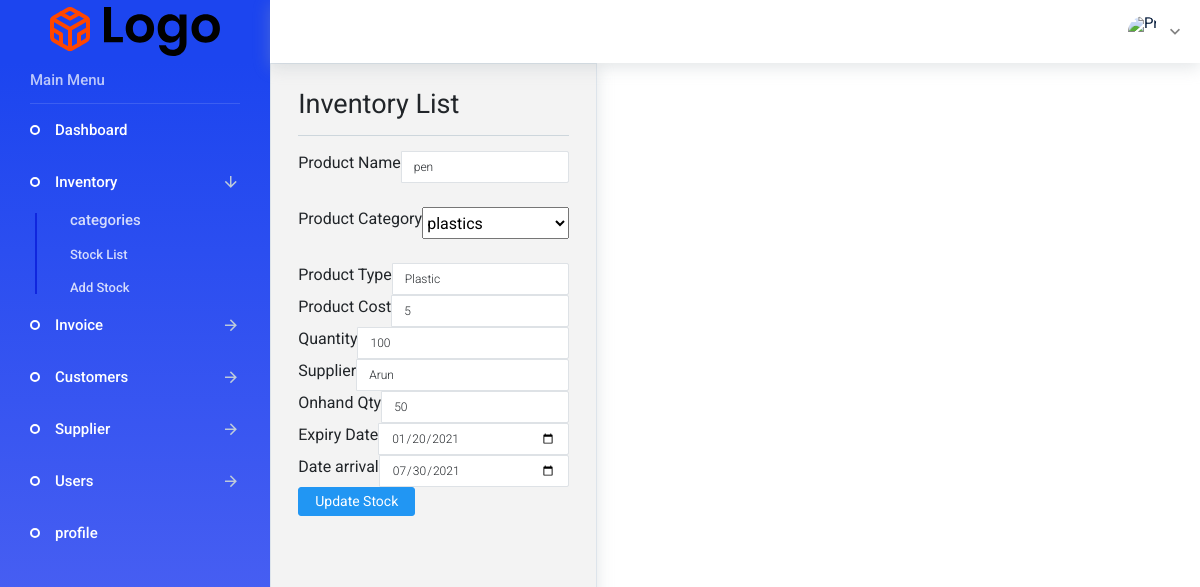
The page /admin/inventory.php?source=edit_stock&edit_stock=1 on the database as committed earlier.
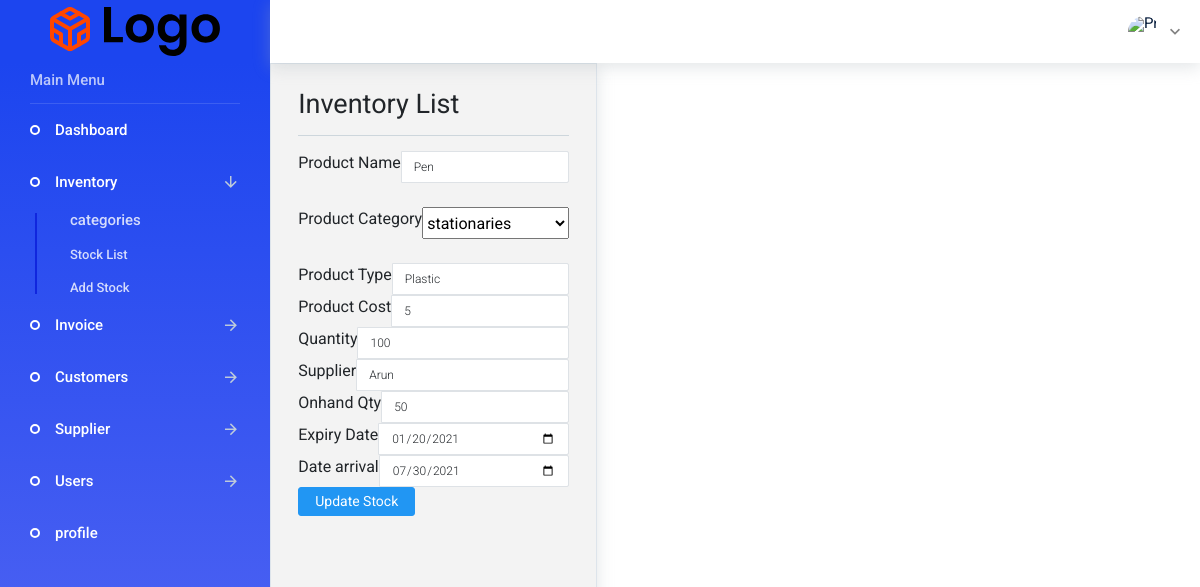
The same page on the database as committed later.
### tables this page shows
CREATE TABLE `stock` (
  `stock_id` int(11) NOT NULL,
  `barcode_no` text NOT NULL,
  `product_name` varchar(33) NOT NULL,
  `product_category` varchar(33) NOT NULL,
  `product_type` varchar(33) NOT NULL,
  `product_cost` varchar(30) NOT NULL,
  `quantity` int(33) NOT NULL,
  `supplier` varchar(33) NOT NULL,
  `onhand_qty` int(33) NOT NULL,
  `expiry_date` date NOT NULL,
  `date_arrival` date NOT NULL
);

### admin/includes/edit_stock.php (the view, shortened to what this page needs)
 <?php
       if(isset($_GET['edit_stock'])){
        $the_stock_id = $_GET['edit_stock'];
           $query="SELECT * FROM stock WHERE stock_id = $the_stock_id ";
           $select_stock=mysqli_query($connection,$query);
             while($row=mysqli_fetch_assoc($select_stock)){
                    $product_name =  $row['product_name'];
                    $product_category =  $row['product_category'];
                    $product_type =  $row['product_type'];
                    $product_cost =  $row['product_cost'];
                    $quantity =  $row['quantity'];
                    $supplier =  $row['supplier'];
                    $onhand_qty =  $row['onhand_qty'];
                    $expiry_date =  $row['expiry_date'];
                    $date_arrival =  $row['date_arrival'];
             }
       }
   ?>
   <form action="" method="post" enctype="multipart/form-data">
       <div class="input-group">
            <label for="title">Product Name</label>
            <input type="text" value="<?php echo $product_name; ?>" class="form-control" name="product_name">
        </div>
        <br>
         <div class="input-group">
            <label for="category">Product Category</label>
           <br>
           <select name="product_category"id="product_category">
<?php
        $query="SELECT * FROM categories";
        $select_categories=mysqli_query($connection,$query);
    while($row=mysqli_fetch_assoc($select_categories)){
        $cat_title=$row['cat_title'];
         if($cat_title == $product_category) {
        echo "<option selected value='$cat_title'>$cat_title</option>";
          }
         else {
        echo "<option value='$cat_title'>$cat_title</option>";
        }
      }
     ?>
         </select>
        </div>
        <br>
        <div class="input-group">
           <label for="Product_type">Product Type</label>
            <input type="text" value="<?php echo $product_type; ?>" class="form-control" name="product_type">
      </div>
       <div class="input-group">
            <label for="product_cost">Product Cost</label>
            <input type="decimal" value="<?php echo $product_cost; ?>" class="form-control" name="product_cost">
       </div>
       <div class="input-group">
            <label for="quantity">Quantity</label>
            <input type="decimal" value="<?php echo $quantity ?>" class="form-control" name="quantity">
        </div>
       <div class="input-group">
            <label for="supplier">Supplier</label>
           <input type="text" value="<?php echo $supplier; ?>" class="form-control" name="supplier">
        </div>
        <div class="input-group">
            <label for="onhand_qty">Onhand Qty</label>
           <input type="decimal" value="<?php echo $onhand_qty; ?>" class="form-control" name="onhand_qty">
        </div>
       <div class="input-group">
            <label for="expiry_date">Expiry Date</label>
           <input type="date" value="<?php echo $expiry_date; ?>" class="form-control" name="expiry_date">
        </div>
       <div class="input-group">
            <label for="date_arrival">Date arrival</label>
           <input type="date" value="<?php echo $date_arrival; ?>" class="form-control" name="date_arrival">
        </div>
       <div class="form-group">
            <input class="btn btn-primary" type="submit" name="edit_stock" value="Update Stock">
        </div>
       </form>

Rows that differ between the two databases and show on the page:
changed stock "Plastic": product_name "pen" → "Pen"
Other text that changed with them:
form field product_category: "plastics" → "stationaries"
